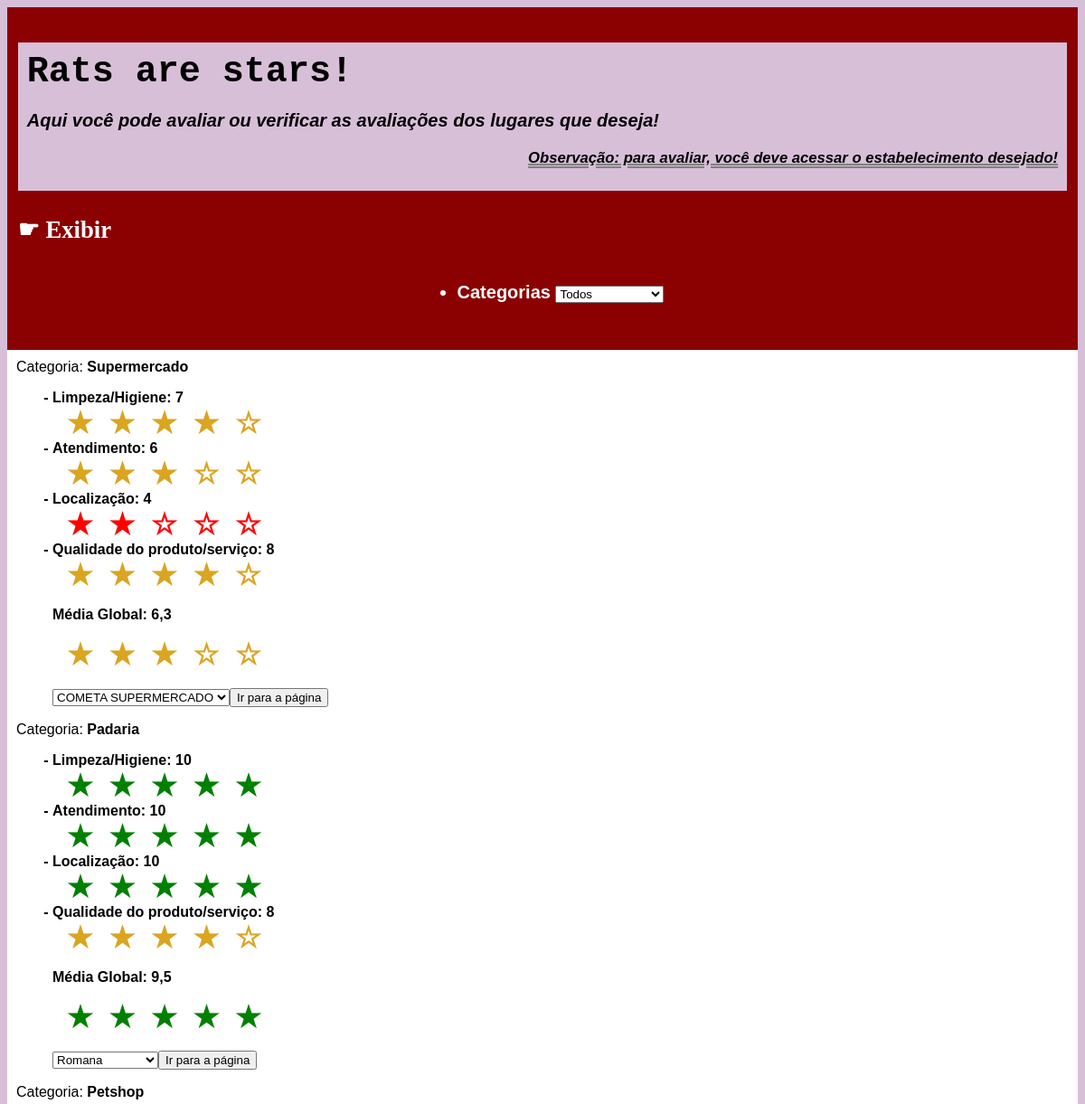
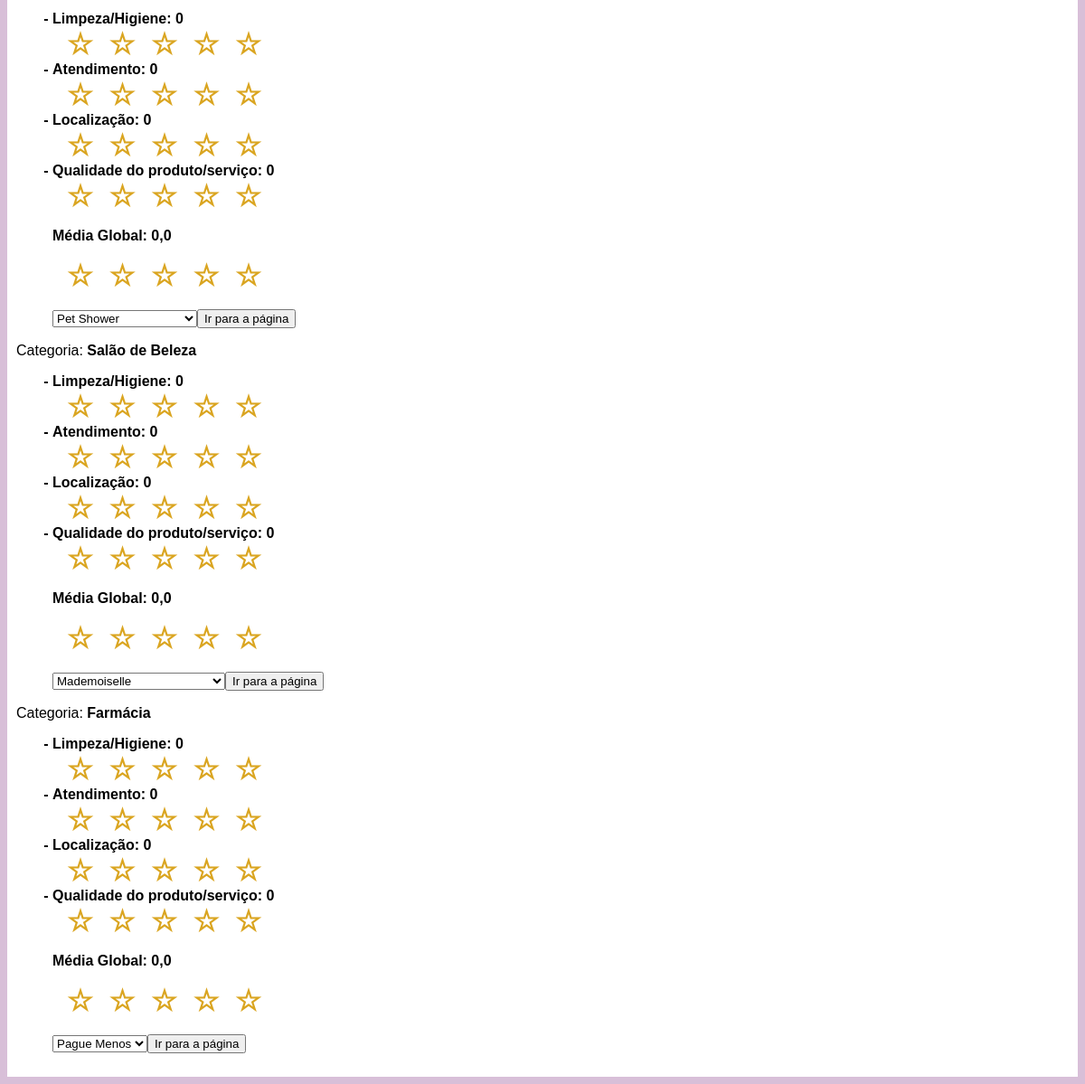
The page / on the database its author committed (2 pictures, top to bottom).
### tables this page shows
CREATE TABLE `categorias` (
  `idcategoria` int(11) NOT NULL,
  `nome_categoria` varchar(255) NOT NULL
);

### index.php (the view, shortened to what this page needs)
<!DOCTYPE html>
<html lang="pt-br">
    <head>
        <?php
        require_once("funcoes.php");
        ?>
    </head>
<body>
    <header>
        <h1 class="titleHeader">
            Rats are stars!
        <p>Aqui você pode avaliar ou verificar as avaliações dos lugares que deseja!</p>
        <p class="obs">Observação: para avaliar, você deve acessar o estabelecimento desejado!</p>
        </h1>
        <h2 class="exibir">&#9755; Exibir</h2>
        <h3 class="categorias">
            <ul class="cate">
                <li>
                Categorias
                <select name="opCat" id="opCat">
                    <option value='0'>Todos</option>
                </select>
                </li>
            </ul>
        </h3>
    </header>
    <main>
        <article>
            <form action='trade.php' method='POST'>
            <?php
            $categorias = mysqli_query($conn, "SELECT * from categorias;");
            $i = 0;
            while ($linha = mysqli_fetch_assoc($categorias)) {
                $trades = mysqli_query($conn, "SELECT AVG(a.nota_limpeza) as limpeza, AVG(a.nota_atendimento) as atender, AVG(a.nota_localizacao) as lugar, AVG(nota_qualidade) as qualidade, t.* from categorias as c, avaliacao as a, trades as t WHERE c.idcategoria = ".$linha['idcategoria']." AND a.idcategoriaFK = c.idcategoria;") or die(mysqli_error($conn));
                $trade = mysqli_fetch_assoc($trades);
                $limpeza = number_format($trade['limpeza'],0 ,".",".");
                $atender = number_format($trade['atender'],0 ,".",".");
                $lugar = number_format($trade['lugar'],0 ,".",".");
                $qualidade = number_format($trade['qualidade'],0 ,".",".");
                $media = ($limpeza + $atender + $lugar + $qualidade)/4;
                echo "<div class='item".$linha['idcategoria']."'>";
                echo "Categoria: <strong>".$linha['nome_categoria']."</strong><ul class='uls'>";
                echo "<li>Limpeza/Higiene:&nbsp;".$limpeza;
                echo "</li>".estrela($i.'1',round($limpeza/2,0))."<li>Atendimento: ".$atender;
                echo "</li>".estrela($i.'2',round($atender/2,0))."<li>Localização: ".$lugar;
                echo "</li>".estrela($i.'3',round($lugar/2,0))."<li>Qualidade do produto/serviço: ".$qualidade;
                echo "</li>".estrela($i.'4',round($qualidade/2,0))."<p>Média Global: ".number_format($media, 1, ',', '.')."</p>";
                echo estrela($i.'5',round($media/2,0))."<br><select name='sel".$linha['idcategoria']."'>";
                $trade = mysqli_query($conn, "SELECT * from trades as t WHERE idcategoriaFK = ".$linha['idcategoria'].";");
                while ($row = mysqli_fetch_assoc($trade)){
                    echo "<option value='".$row['idtrade']."'>".$row['nome_trade']."</option>";
                }
                echo "</select><button name='ok' value='".$linha['idcategoria']."'>Ir para a página</button></div>";
                $i++;
            }
            ?>
            </form>
        </article>
    </main>
</body>
</html>

### funcoes.php (shortened to what this page needs)
<link rel="stylesheet" type="text/css" href="style.css">
<?php
function estrela($i, $j){
    ?>
    <div class="stars<?= $i ?>" data-rating="<?= $j ?>">
        <span class="star<?= $i ?>">&nbsp;</span>
        <span class="star<?= $i ?>">&nbsp;</span>
        <span class="star<?= $i ?>">&nbsp;</span>
        <span class="star<?= $i ?>">&nbsp;</span>
        <span class="star<?= $i ?>">&nbsp;</span>
    </div>
    <?php
    }
?>

### style.css (style rules this page uses)
body { background-color: thistle; font-family: Arial, Helvetica, sans-serif; }
header { background-color: #8b0000; margin: 0px auto; padding: 1%; }
article { padding: 10px; }
main { background-color: white; }
ul { font-weight: bolder; }
.exibir { color: white; font-family: cursive; font-size: 20pt; }
.categorias { color: white; font-size: 15pt; display: flex; justify-content: center; }
.titleHeader { font-size: 30pt; padding: 10px; font-family: 'Courier New', Courier, monospace; background-color: thistle; }
.titleHeader p { font-size: 15pt; font-style: italic; font-family: 'Franklin Gothic Medium', 'Arial Narrow', Arial, sans-serif; }
.titleHeader .obs { font-size: 12.5pt; text-decoration: underline grey 2px double; text-align: end; }
.uls { list-style-type: '- '; }

### rows shown on the page
categorias: nome_categoria "Supermercado", limpeza "7", atender "6", lugar "4", qualidade "8", media "6,3", $linha['idcategoria'] 1 (drawn)
categorias: nome_categoria "Padaria", limpeza "10", atender "10", lugar "10", qualidade "8", media "9,5", $linha['idcategoria'] 2 (drawn)
categorias: nome_categoria "Petshop", limpeza "0", atender "0", lugar "0", qualidade "0", media "0,0", $linha['idcategoria'] 3 (drawn)
categorias: nome_categoria "Salão de Beleza", limpeza "0", atender "0", lugar "0", qualidade "0", media "0,0", $linha['idcategoria'] 4 (drawn)
categorias: nome_categoria "Farmácia", limpeza "0", atender "0", lugar "0", qualidade "0", media "0,0", $linha['idcategoria'] 5 (drawn)

### other values the page prints
form field value "COMETA SUPERMERCADO"
form field value "Romana"
form field value "Pet Shower"
form field value "Mademoiselle"
form field value "Pague Menos"
